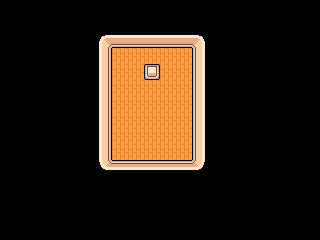

This is a level from a 2D game, rendered from its Tiled map with the project's own tilesets. A one-line summary and the map file follow, with tile-layer data summarised:
An orthogonal 20x15 tile map with 16x16 px tiles, 2 tile layers (Tile Layer 1, Tile Layer 2) and 8 objects.

<map version="1.9" tiledversion="1.9.2" orientation="orthogonal" renderorder="right-down" width="20" height="15" tilewidth="16" tileheight="16" infinite="0" nextlayerid="20" nextobjectid="250">
 <tileset firstgid="1" name="fantasy" tilewidth="16" tileheight="16" tilecount="1120" columns="28">
  <image source="tilesets/tileset.png" width="448" height="640" />
 </tileset>
 <objectgroup id="6" name="collisions">
  <object id="241" x="96" y="160" width="96" height="16" />
  <object id="242" x="96" y="32" width="16" height="128" />
  <object id="244" x="96" y="32" width="112" height="16" />
  <object id="245" x="192" y="48" width="16" height="128" />
  <object id="247" x="144" y="64" width="16" height="16" />
 </objectgroup>
 <objectgroup id="15" name="spawnpoint">
  <object id="234" x="112" y="96" width="16" height="16" />
 </objectgroup>
 <objectgroup id="16" name="coins" />
 <objectgroup id="18" name="sushi">
  <object id="249" x="160" y="64" width="16" height="16" />
 </objectgroup>
 <objectgroup id="17" name="endpoint">
  <object id="246" x="144" y="128" width="16" height="16" />
 </objectgroup>
 <objectgroup id="19" name="poison" />
 <layer id="10" name="Tile Layer 1" width="20" height="15">
  <data>[300 cells, 300 non-empty, 2 distinct tile ids]</data>
 </layer>
 <layer id="11" name="Tile Layer 2" width="20" height="15">
  <data>[300 cells, 29 non-empty, 9 distinct tile ids]</data>
 </layer>
</map>
